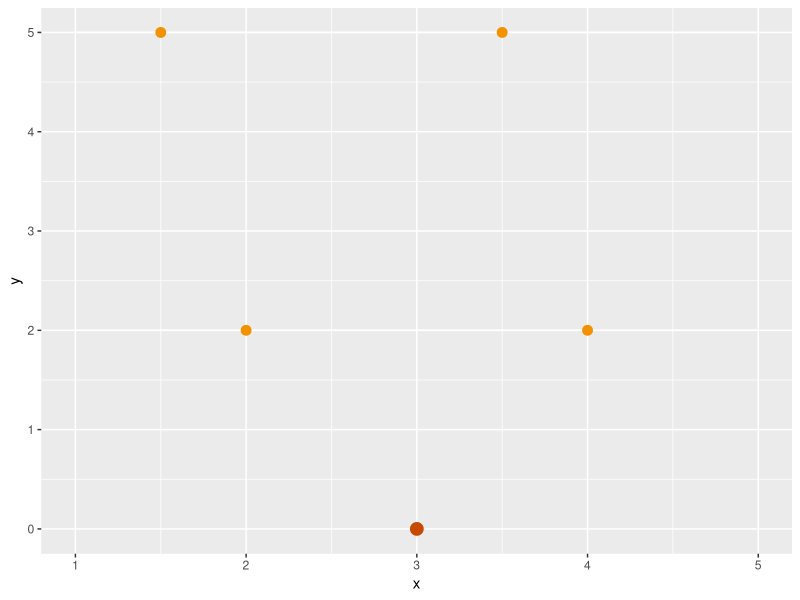
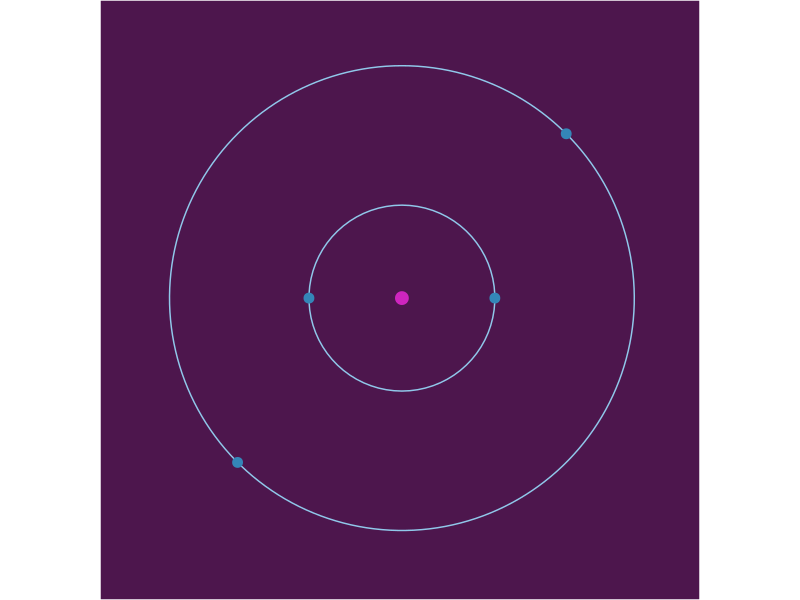

These charts were generated, in order, by the following R code:
## ---- chunk 1
knitr::opts_chunk$set(echo = TRUE)
## ---- chunk 2
library(ggplot2)
library(dplyr)
## ---- chunk 3
rings <- tibble(
  x = 1, 
  xend = 5, 
  y = c(2, 5),
  yend = c(2, 5)
)

points <- tibble(
  x = c(2, 4, 1.5, 3.5),
  y = c(2, 2, 5, 5)
)

ggplot() +
  geom_segment(data = rings,
               aes(x = x, xend = xend,
                   y = y, yend = yend),
               color = "white") +
  geom_point(aes(x = 3, y = 0),
             size = 4, 
             color = "#c74a00") +
  geom_point(data = points,
             aes(x = x, y = y),
             size = 3,
             color = "#f39200") +
  scale_y_continuous(limits = c(0, 5))
## ---- chunk 4
ggplot() +
  geom_segment(data = rings,
               aes(x = x, xend = xend,
                   y = y, yend = yend),
               color = "#90c8ea") +
  geom_point(aes(x = 3, y = 0),
             size = 4, 
             color = "#ce25be") +
  geom_point(data = points,
             aes(x = x, y = y),
             size = 3,
             color = "#3486b8") +
  scale_y_continuous(limits = c(0, 5)) +
  coord_polar() +
  theme(
    panel.grid = element_blank(),
    panel.background = element_rect(fill = "#4d164d"),
    plot.background = element_rect(fill = "#4d164d"),
    axis.title = element_blank(),
    axis.text = element_blank(),
    axis.ticks = element_blank()
  )
## ---- chunk 5

## ---- chunk 6

